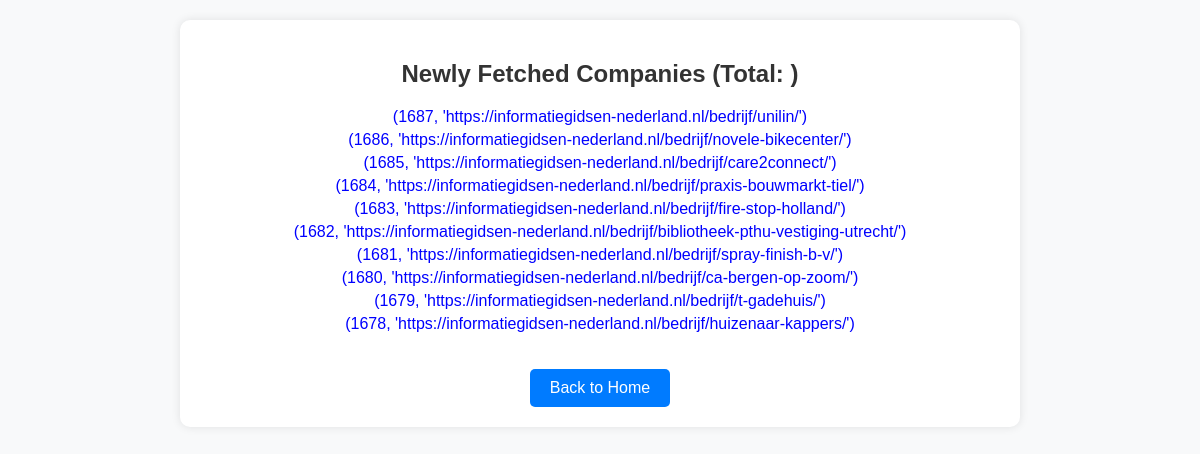
The app's page /new_records, older data.
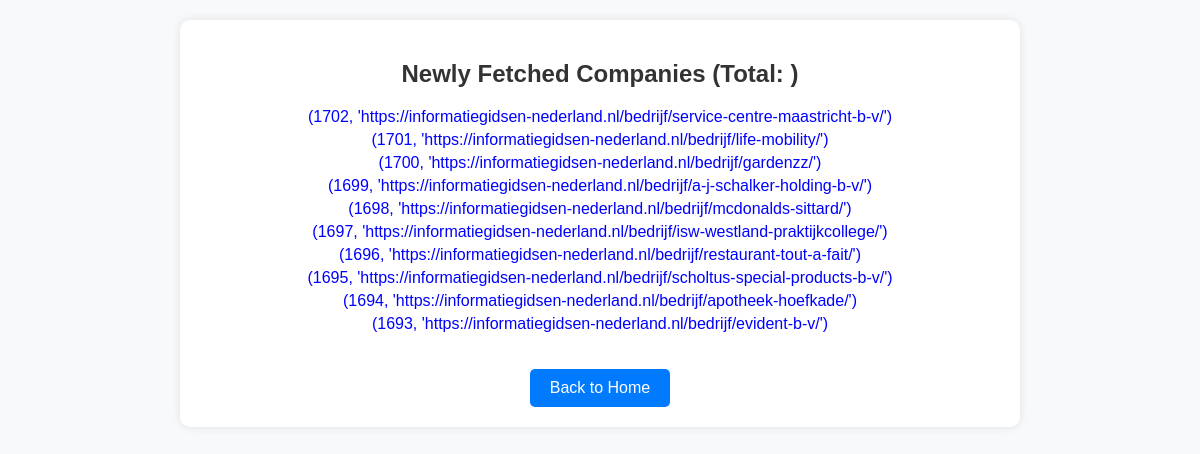
The same page, newer data.
### tables this page shows
CREATE TABLE companies (
            id INTEGER PRIMARY KEY AUTOINCREMENT,
            url TEXT UNIQUE,
            scraped_at TEXT
        );

### app.py (the view)
@app.route('/new_records')
def new_records():
    conn = sqlite3.connect("companies.db")
    cursor = conn.cursor()
    cursor.execute("SELECT id, url FROM companies ORDER BY id DESC LIMIT 10")
    new_records = cursor.fetchall()
    conn.close()
    return render_template("new_records.html", new_records=new_records)

### templates/new_records.html (shortened to what this page needs)
<!DOCTYPE html>
<html lang="en">
<head>
</head>
<body>
    <div class="container">
        <h2>Newly Fetched Companies (Total: {{ count }})</h2>
        {% if new_records %}
            <ul>
                {% for company in new_records %}
                    <li><a href="{{ company }}" target="_blank">{{ company }}</a></li>
                {% endfor %}
            </ul>
        {% else %}
            <p>No new companies found.</p>
        {% endif %}
        <a class="back-btn" href="{{ url_for('index') }}">Back to Home</a>
    </div>
</body>
</html>

Row changes from the older to the newer data that the page shows:
no longer on this page (row unchanged): companies: company "(1687, 'https://informatiegidsen-nederland.nl/bedrijf/unilin/')"
no longer on this page (row unchanged): companies: company "(1686, 'https://informatiegidsen-nederland.nl/bedrijf/novele-bikecenter/')"
no longer on this page (row unchanged): companies: company "(1685, 'https://informatiegidsen-nederland.nl/bedrijf/care2connect/')"
no longer on this page (row unchanged): companies: company "(1684, 'https://informatiegidsen-nederland.nl/bedrijf/praxis-bouwmarkt-tiel/')"
no longer on this page (row unchanged): companies: company "(1683, 'https://informatiegidsen-nederland.nl/bedrijf/fire-stop-holland/')"
no longer on this page (row unchanged): companies: company "(1682, 'https://informatiegidsen-nederland.nl/bedrijf/bibliotheek-pthu-vestiging-utrecht/')"
no longer on this page (row unchanged): companies: company "(1681, 'https://informatiegidsen-nederland.nl/bedrijf/spray-finish-b-v/')"
no longer on this page (row unchanged): companies: company "(1680, 'https://informatiegidsen-nederland.nl/bedrijf/ca-bergen-op-zoom/')"
no longer on this page (row unchanged): companies: company "(1679, 'https://informatiegidsen-nederland.nl/bedrijf/t-gadehuis/')"
no longer on this page (row unchanged): companies: company "(1678, 'https://informatiegidsen-nederland.nl/bedrijf/huizenaar-kappers/')"
added companies: company "(1702, 'https://informatiegidsen-nederland.nl/bedrijf/service-centre-maastricht-b-v/')"
added companies: company "(1701, 'https://informatiegidsen-nederland.nl/bedrijf/life-mobility/')"
added companies: company "(1700, 'https://informatiegidsen-nederland.nl/bedrijf/gardenzz/')"
added companies: company "(1699, 'https://informatiegidsen-nederland.nl/bedrijf/a-j-schalker-holding-b-v/')"
added companies: company "(1698, 'https://informatiegidsen-nederland.nl/bedrijf/mcdonalds-sittard/')"
added companies: company "(1697, 'https://informatiegidsen-nederland.nl/bedrijf/isw-westland-praktijkcollege/')"
added companies: company "(1696, 'https://informatiegidsen-nederland.nl/bedrijf/restaurant-tout-a-fait/')"
added companies: company "(1695, 'https://informatiegidsen-nederland.nl/bedrijf/scholtus-special-products-b-v/')"
added companies: company "(1694, 'https://informatiegidsen-nederland.nl/bedrijf/apotheek-hoefkade/')"
added companies: company "(1693, 'https://informatiegidsen-nederland.nl/bedrijf/evident-b-v/')"
